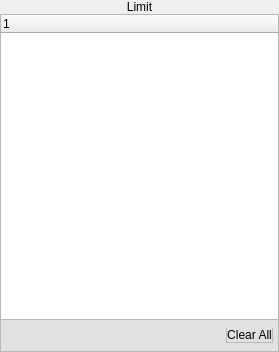
<?xml version="1.0" encoding="UTF-8"?>
<ui version="4.0">
 <class>PTZLimitsPanel</class>
 <widget class="QWidget" name="PTZLimitsPanel">
  <property name="geometry">
   <rect>
    <x>0</x>
    <y>0</y>
    <width>279</width>
    <height>352</height>
   </rect>
  </property>
  <property name="windowTitle">
   <string>Form</string>
  </property>
  <property name="styleSheet">
   <string notr="true"/>
  </property>
  <layout class="QVBoxLayout" name="verticalLayout">
   <property name="spacing">
    <number>0</number>
   </property>
   <property name="leftMargin">
    <number>0</number>
   </property>
   <property name="topMargin">
    <number>0</number>
   </property>
   <property name="rightMargin">
    <number>0</number>
   </property>
   <property name="bottomMargin">
    <number>0</number>
   </property>
   <item>
    <widget class="QLabel" name="label">
     <property name="text">
      <string>Limit</string>
     </property>
     <property name="alignment">
      <set>Qt::AlignCenter</set>
     </property>
    </widget>
   </item>
   <item>
    <widget class="PtzTreeWidget" name="treeWidget">
     <property name="verticalScrollBarPolicy">
      <enum>Qt::ScrollBarAlwaysOff</enum>
     </property>
     <property name="horizontalScrollBarPolicy">
      <enum>Qt::ScrollBarAlwaysOff</enum>
     </property>
     <property name="indentation">
      <number>0</number>
     </property>
     <property name="columnCount">
      <number>1</number>
     </property>
     <column>
      <property name="text">
       <string notr="true">1</string>
      </property>
     </column>
    </widget>
   </item>
   <item>
    <widget class="QWidget" name="widget" native="true">
     <property name="minimumSize">
      <size>
       <width>0</width>
       <height>0</height>
      </size>
     </property>
     <property name="styleSheet">
      <string notr="true">QWidget {
border: 1px solid #B9B9B9;
border-top:0px;
background-color:#E1E1E1;
}</string>
     </property>
     <layout class="QHBoxLayout" name="horizontalLayout">
      <property name="leftMargin">
       <number>0</number>
      </property>
      <property name="topMargin">
       <number>6</number>
      </property>
      <property name="rightMargin">
       <number>6</number>
      </property>
      <property name="bottomMargin">
       <number>6</number>
      </property>
      <item>
       <spacer name="horizontalSpacer">
        <property name="orientation">
         <enum>Qt::Horizontal</enum>
        </property>
        <property name="sizeHint" stdset="0">
         <size>
          <width>205</width>
          <height>20</height>
         </size>
        </property>
       </spacer>
      </item>
      <item>
       <widget class="MyPushButton" name="pushButtonClearAll">
        <property name="sizePolicy">
         <sizepolicy hsizetype="Minimum" vsizetype="Fixed">
          <horstretch>0</horstretch>
          <verstretch>0</verstretch>
         </sizepolicy>
        </property>
        <property name="minimumSize">
         <size>
          <width>0</width>
          <height>0</height>
         </size>
        </property>
        <property name="styleSheet">
         <string notr="true"/>
        </property>
        <property name="text">
         <string>Clear All</string>
        </property>
       </widget>
      </item>
     </layout>
    </widget>
   </item>
  </layout>
 </widget>
 <customwidgets>
  <customwidget>
   <class>PtzTreeWidget</class>
   <extends>QTreeWidget</extends>
   <header>ptztreewidget.h</header>
  </customwidget>
  <customwidget>
   <class>MyPushButton</class>
   <extends>QPushButton</extends>
   <header>mypushbutton.h</header>
  </customwidget>
 </customwidgets>
 <resources/>
 <connections/>
</ui>
